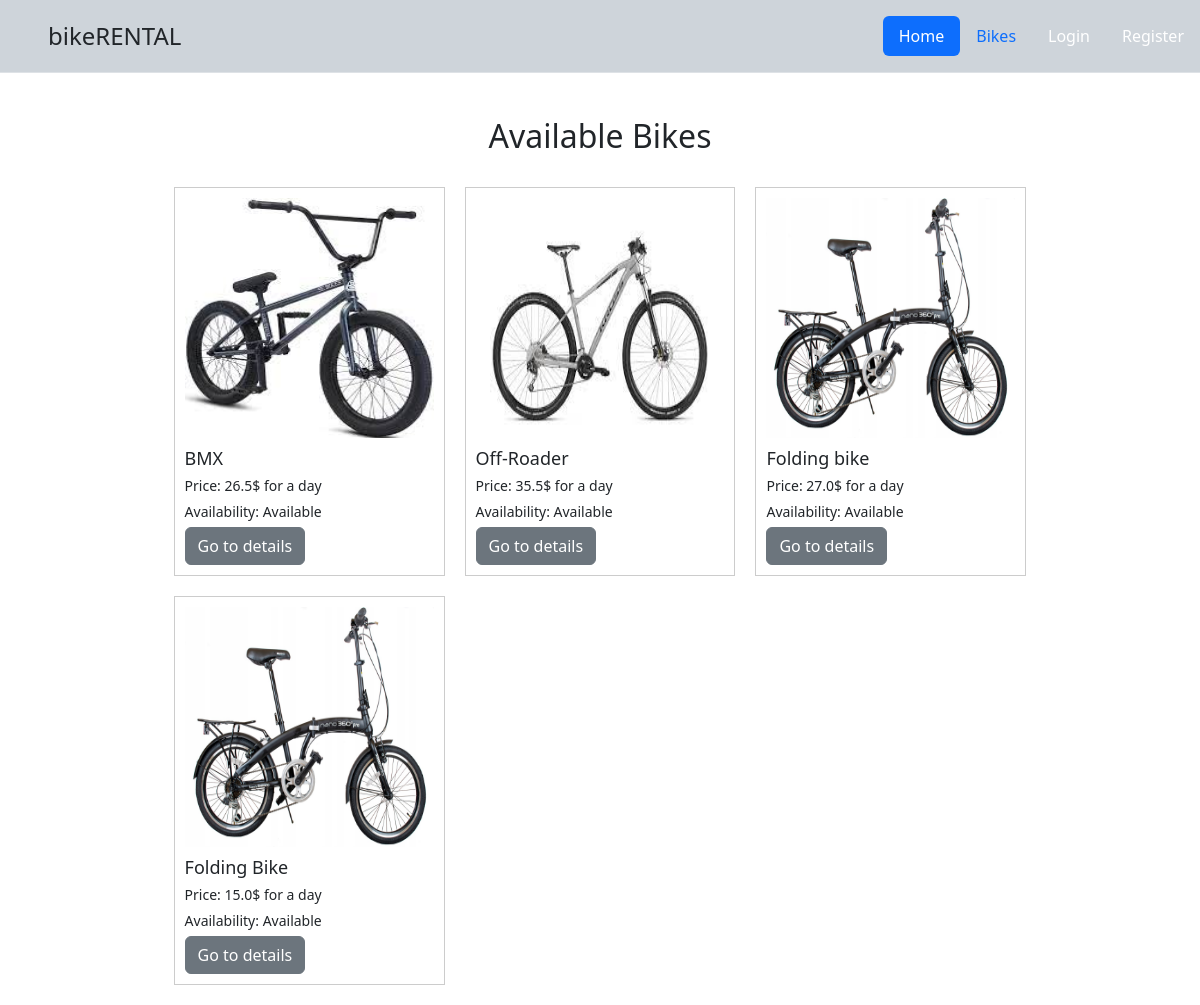
Screenshot of /bikes/ with the database file from the repository.
### main/models.py (models this page shows, shortened)
class Bike(models.Model):
    bike_photo = models.ImageField(upload_to='bike-images')
    name = models.CharField(max_length=60)
    model = models.CharField(max_length=25)
    price = models.FloatField()
    is_avaiable = models.BooleanField(default=True)

### main/views.py (the view)
# urls.py: path('bikes/',views.BikesPage.as_view(),name='bikes-page'),
class BikesPage(View):
    def get(self,request):
        bikes = Bike.objects.filter(is_avaiable=True)
        context ={'bikes':bikes}
        return render(request,'bikes.html',context)

### main/templates/bikes.html
{% extends 'base.html' %}
{% block content %}
<div class="bikes-container">
    <h2 style="text-align: center; margin-bottom: 2rem;">Available Bikes</h2>
    <div class="bike-list">
        {% for bike in bikes %}
        <div class="bike-card">
            <img src="{{ bike.bike_photo.url }}" alt="{{ bike.name }}" class="bike-photo">
            <div class="bike-details">
                <h3>{{ bike.name }}</h3>
                <p>Price: {{ bike.price }}$ for a day</p>
                <p>Availability: {% if bike.is_avaiable %}Available{% else %}Unavailable{% endif %}</p>
                <a href="{% url 'bike' bike.id  %}" type="button" class="btn btn-secondary">Go to details</a>
            </div>
        </div>
        {% endfor %}
    </div>
</div>
{% endblock %}

### main/static/css/style.css (style rules this page uses)
* { margin: 0; padding: 0; box-sizing: border-box; }
body { height: 100vh; }
.bikes-container { width: 80%; margin: auto; padding: 20px; }
.bike-list { display: grid; grid-template-columns: repeat(3, 1fr); grid-gap: 20px; }
.bike-card { border: 1px solid #ccc; padding: 10px; }
.bike-photo { width: 100%; height: 15rem; }
.bike-details { margin-top: 10px; }
.bike-details h3 { font-size: 18px; margin-bottom: 5px; }
.bike-details p { font-size: 14px; margin-bottom: 5px; }

### rows the page displays
Bike: bike_photo (picture), name "BMX", price "26.5", is_avaiable "Available"
Bike: bike_photo (picture), name "Off-Roader", price "35.5", is_avaiable "Available"
Bike: bike_photo (picture), name "Folding bike", price "27.0", is_avaiable "Available"
Bike: bike_photo (picture), name "Folding Bike", price "15.0", is_avaiable "Available"
